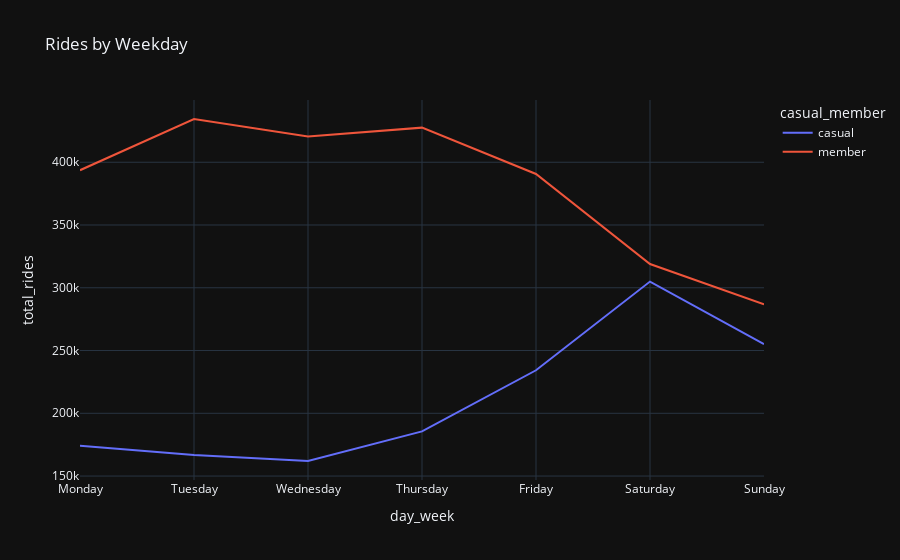

Here is the notebook cell this chart was saved with:
### Code cell
fig = px.line(df2, x = "day_week", y = "total_rides", 
              color = "casual_member", title = "Rides by Weekday")
fig.update_layout(template="plotly_dark")
fig.show()

### Figure 1 — Plotly figure (JSON) as saved in the notebook; plotly's stock layout.template omitted (floating-point values rounded to 4 significant figures)
{"data": [{"hovertemplate": "casual_member=casual<br>day_week=%{x}<br>total_rides=%{y}<extra></extra>", "legendgroup": "casual", "line": {"color": "#636efa", "dash": "solid"}, "marker": {"symbol": "circle"}, "mode": "lines", "name": "casual", "orientation": "v", "showlegend": true, "type": "scatter", "x": ["Monday", "Tuesday", "Wednesday", "Thursday", "Friday", "Saturday", "Sunday"], "xaxis": "x", "y": [174045, 166783, 161988, 185564, 234282, 304926, 255151], "yaxis": "y"}, {"hovertemplate": "casual_member=member<br>day_week=%{x}<br>total_rides=%{y}<extra></extra>", "legendgroup": "member", "line": {"color": "#EF553B", "dash": "solid"}, "marker": {"symbol": "circle"}, "mode": "lines", "name": "member", "orientation": "v", "showlegend": true, "type": "scatter", "x": ["Monday", "Tuesday", "Wednesday", "Thursday", "Friday", "Saturday", "Sunday"], "xaxis": "x", "y": [393650, 434453, 420579, 427576, 390655, 318888, 286756], "yaxis": "y"}], "layout": {"autosize": true, "legend": {"title": {"text": "casual_member"}, "tracegroupgap": 0}, "title": {"text": "Rides by Weekday"}, "xaxis": {"anchor": "y", "autorange": true, "domain": [0, 1], "range": [0, 6], "title": {"text": "day_week"}, "type": "category"}, "yaxis": {"anchor": "x", "autorange": true, "domain": [0, 1], "range": [146900.0, 449600.0], "title": {"text": "total_rides"}, "type": "linear"}}}
